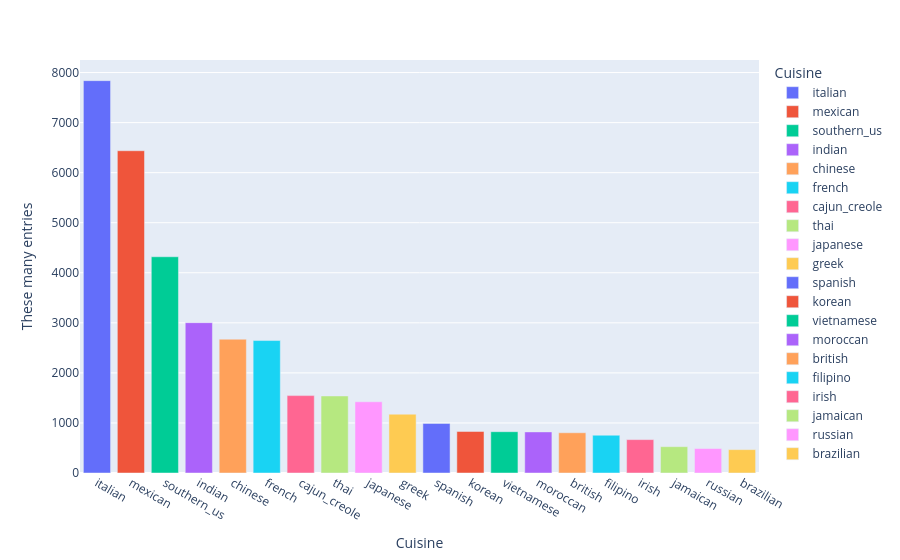

The notebook cell saved with this chart:
### Code cell
# bar plot for count of entries for each cuisine
x = recipe['cuisine'].value_counts().index
y = recipe['cuisine'].value_counts().values

df = pd.DataFrame({
    'Cuisine':x,
    'These many entries':y
})
#fig = sns.countplot(recipe['cuisine'])
fig = px.bar(df,
             x='Cuisine',
             y='These many entries',
             color='Cuisine')
fig.show()

### Figure 1 — Plotly figure (JSON) as saved in the notebook; plotly's stock layout.template omitted (floating-point values rounded to 4 significant figures)
{"data": [{"alignmentgroup": "True", "hovertemplate": "Cuisine=%{x}<br>These many entries=%{y}<extra></extra>", "legendgroup": "italian", "marker": {"color": "#636efa", "pattern": {"shape": ""}}, "name": "italian", "offsetgroup": "italian", "orientation": "v", "showlegend": true, "textposition": "auto", "x": ["italian"], "xaxis": "x", "y": [7838], "yaxis": "y", "type": "bar"}, {"alignmentgroup": "True", "hovertemplate": "Cuisine=%{x}<br>These many entries=%{y}<extra></extra>", "legendgroup": "mexican", "marker": {"color": "#EF553B", "pattern": {"shape": ""}}, "name": "mexican", "offsetgroup": "mexican", "orientation": "v", "showlegend": true, "textposition": "auto", "x": ["mexican"], "xaxis": "x", "y": [6438], "yaxis": "y", "type": "bar"}, {"alignmentgroup": "True", "hovertemplate": "Cuisine=%{x}<br>These many entries=%{y}<extra></extra>", "legendgroup": "southern_us", "marker": {"color": "#00cc96", "pattern": {"shape": ""}}, "name": "southern_us", "offsetgroup": "southern_us", "orientation": "v", "showlegend": true, "textposition": "auto", "x": ["southern_us"], "xaxis": "x", "y": [4320], "yaxis": "y", "type": "bar"}, {"alignmentgroup": "True", "hovertemplate": "Cuisine=%{x}<br>These many entries=%{y}<extra></extra>", "legendgroup": "indian", "marker": {"color": "#ab63fa", "pattern": {"shape": ""}}, "name": "indian", "offsetgroup": "indian", "orientation": "v", "showlegend": true, "textposition": "auto", "x": ["indian"], "xaxis": "x", "y": [3003], "yaxis": "y", "type": "bar"}, {"alignmentgroup": "True", "hovertemplate": "Cuisine=%{x}<br>These many entries=%{y}<extra></extra>", "legendgroup": "chinese", "marker": {"color": "#FFA15A", "pattern": {"shape": ""}}, "name": "chinese", "offsetgroup": "chinese", "orientation": "v", "showlegend": true, "textposition": "auto", "x": ["chinese"], "xaxis": "x", "y": [2673], "yaxis": "y", "type": "bar"}, {"alignmentgroup": "True", "hovertemplate": "Cuisine=%{x}<br>These many entries=%{y}<extra></extra>", "legendgroup": "french", "marker": {"color": "#19d3f3", "pattern": {"shape": ""}}, "name": "french", "offsetgroup": "french", "orientation": "v", "showlegend": true, "textposition": "auto", "x": ["french"], "xaxis": "x", "y": [2646], "yaxis": "y", "type": "bar"}, {"alignmentgroup": "True", "hovertemplate": "Cuisine=%{x}<br>These many entries=%{y}<extra></extra>", "legendgroup": "cajun_creole", "marker": {"color": "#FF6692", "pattern": {"shape": ""}}, "name": "cajun_creole", "offsetgroup": "cajun_creole", "orientation": "v", "showlegend": true, "textposition": "auto", "x": ["cajun_creole"], "xaxis": "x", "y": [1546], "yaxis": "y", "type": "bar"}, {"alignmentgroup": "True", "hovertemplate": "Cuisine=%{x}<br>These many entries=%{y}<extra></extra>", "legendgroup": "thai", "marker": {"color": "#B6E880", "pattern": {"shape": ""}}, "name": "thai", "offsetgroup": "thai", "orientation": "v", "showlegend": true, "textposition": "auto", "x": ["thai"], "xaxis": "x", "y": [1539], "yaxis": "y", "type": "bar"}, {"alignmentgroup": "True", "hovertemplate": "Cuisine=%{x}<br>These many entries=%{y}<extra></extra>", "legendgroup": "japanese", "marker": {"color": "#FF97FF", "pattern": {"shape": ""}}, "name": "japanese", "offsetgroup": "japanese", "orientation": "v", "showlegend": true, "textposition": "auto", "x": ["japanese"], "xaxis": "x", "y": [1423], "yaxis": "y", "type": "bar"}, {"alignmentgroup": "True", "hovertemplate": "Cuisine=%{x}<br>These many entries=%{y}<extra></extra>", "legendgroup": "greek", "marker": {"color": "#FECB52", "pattern": {"shape": ""}}, "name": "greek", "offsetgroup": "greek", "orientation": "v", "showlegend": true, "textposition": "auto", "x": ["greek"], "xaxis": "x", "y": [1175], "yaxis": "y", "type": "bar"}, {"alignmentgroup": "True", "hovertemplate": "Cuisine=%{x}<br>These many entries=%{y}<extra></extra>", "legendgroup": "spanish", "marker": {"color": "#636efa", "pattern": {"shape": ""}}, "name": "spanish", "offsetgroup": "spanish", "orientation": "v", "showlegend": true, "textposition": "auto", "x": ["spanish"], "xaxis": "x", "y": [989], "yaxis": "y", "type": "bar"}, {"alignmentgroup": "True", "hovertemplate": "Cuisine=%{x}<br>These many entries=%{y}<extra></extra>", "legendgroup": "korean", "marker": {"color": "#EF553B", "pattern": {"shape": ""}}, "name": "korean", "offsetgroup": "korean", "orientation": "v", "showlegend": true, "textposition": "auto", "x": ["korean"], "xaxis": "x", "y": [830], "yaxis": "y", "type": "bar"}, {"alignmentgroup": "True", "hovertemplate": "Cuisine=%{x}<br>These many entries=%{y}<extra></extra>", "legendgroup": "vietnamese", "marker": {"color": "#00cc96", "pattern": {"shape": ""}}, "name": "vietnamese", "offsetgroup": "vietnamese", "orientation": "v", "showlegend": true, "textposition": "auto", "x": ["vietnamese"], "xaxis": "x", "y": [825], "yaxis": "y", "type": "bar"}, {"alignmentgroup": "True", "hovertemplate": "Cuisine=%{x}<br>These many entries=%{y}<extra></extra>", "legendgroup": "moroccan", "marker": {"color": "#ab63fa", "pattern": {"shape": ""}}, "name": "moroccan", "offsetgroup": "moroccan", "orientation": "v", "showlegend": true, "textposition": "auto", "x": ["moroccan"], "xaxis": "x", "y": [821], "yaxis": "y", "type": "bar"}, {"alignmentgroup": "True", "hovertemplate": "Cuisine=%{x}<br>These many entries=%{y}<extra></extra>", "legendgroup": "british", "marker": {"color": "#FFA15A", "pattern": {"shape": ""}}, "name": "british", "offsetgroup": "british", "orientation": "v", "showlegend": true, "textposition": "auto", "x": ["british"], "xaxis": "x", "y": [804], "yaxis": "y", "type": "bar"}, {"alignmentgroup": "True", "hovertemplate": "Cuisine=%{x}<br>These many entries=%{y}<extra></extra>", "legendgroup": "filipino", "marker": {"color": "#19d3f3", "pattern": {"shape": ""}}, "name": "filipino", "offsetgroup": "filipino", "orientation": "v", "showlegend": true, "textposition": "auto", "x": ["filipino"], "xaxis": "x", "y": [755], "yaxis": "y", "type": "bar"}, {"alignmentgroup": "True", "hovertemplate": "Cuisine=%{x}<br>These many entries=%{y}<extra></extra>", "legendgroup": "irish", "marker": {"color": "#FF6692", "pattern": {"shape": ""}}, "name": "irish", "offsetgroup": "irish", "orientation": "v", "showlegend": true, "textposition": "auto", "x": ["irish"], "xaxis": "x", "y": [667], "yaxis": "y", "type": "bar"}, {"alignmentgroup": "True", "hovertemplate": "Cuisine=%{x}<br>These many entries=%{y}<extra></extra>", "legendgroup": "jamaican", "marker": {"color": "#B6E880", "pattern": {"shape": ""}}, "name": "jamaican", "offsetgroup": "jamaican", "orientation": "v", "showlegend": true, "textposition": "auto", "x": ["jamaican"], "xaxis": "x", "y": [526], "yaxis": "y", "type": "bar"}, {"alignmentgroup": "True", "hovertemplate": "Cuisine=%{x}<br>These many entries=%{y}<extra></extra>", "legendgroup": "russian", "marker": {"color": "#FF97FF", "pattern": {"shape": ""}}, "name": "russian", "offsetgroup": "russian", "orientation": "v", "showlegend": true, "textposition": "auto", "x": ["russian"], "xaxis": "x", "y": [489], "yaxis": "y", "type": "bar"}, {"alignmentgroup": "True", "hovertemplate": "Cuisine=%{x}<br>These many entries=%{y}<extra></extra>", "legendgroup": "brazilian", "marker": {"color": "#FECB52", "pattern": {"shape": ""}}, "name": "brazilian", "offsetgroup": "brazilian", "orientation": "v", "showlegend": true, "textposition": "auto", "x": ["brazilian"], "xaxis": "x", "y": [467], "yaxis": "y", "type": "bar"}], "layout": {"xaxis": {"anchor": "y", "domain": [0, 1], "title": {"text": "Cuisine"}, "categoryorder": "array", "categoryarray": ["italian", "mexican", "southern_us", "indian", "chinese", "french", "cajun_creole", "thai", "japanese", "greek", "spanish", "korean", "vietnamese", "moroccan", "british", "filipino", "irish", "jamaican", "russian", "brazilian"], "type": "category", "range": [-0.5, 19.5], "autorange": true}, "yaxis": {"anchor": "x", "domain": [0, 1], "title": {"text": "These many entries"}, "type": "linear", "range": [0, 8251.0], "autorange": true}, "legend": {"title": {"text": "Cuisine"}, "tracegroupgap": 0}, "margin": {"t": 60}, "barmode": "relative", "autosize": true}}
